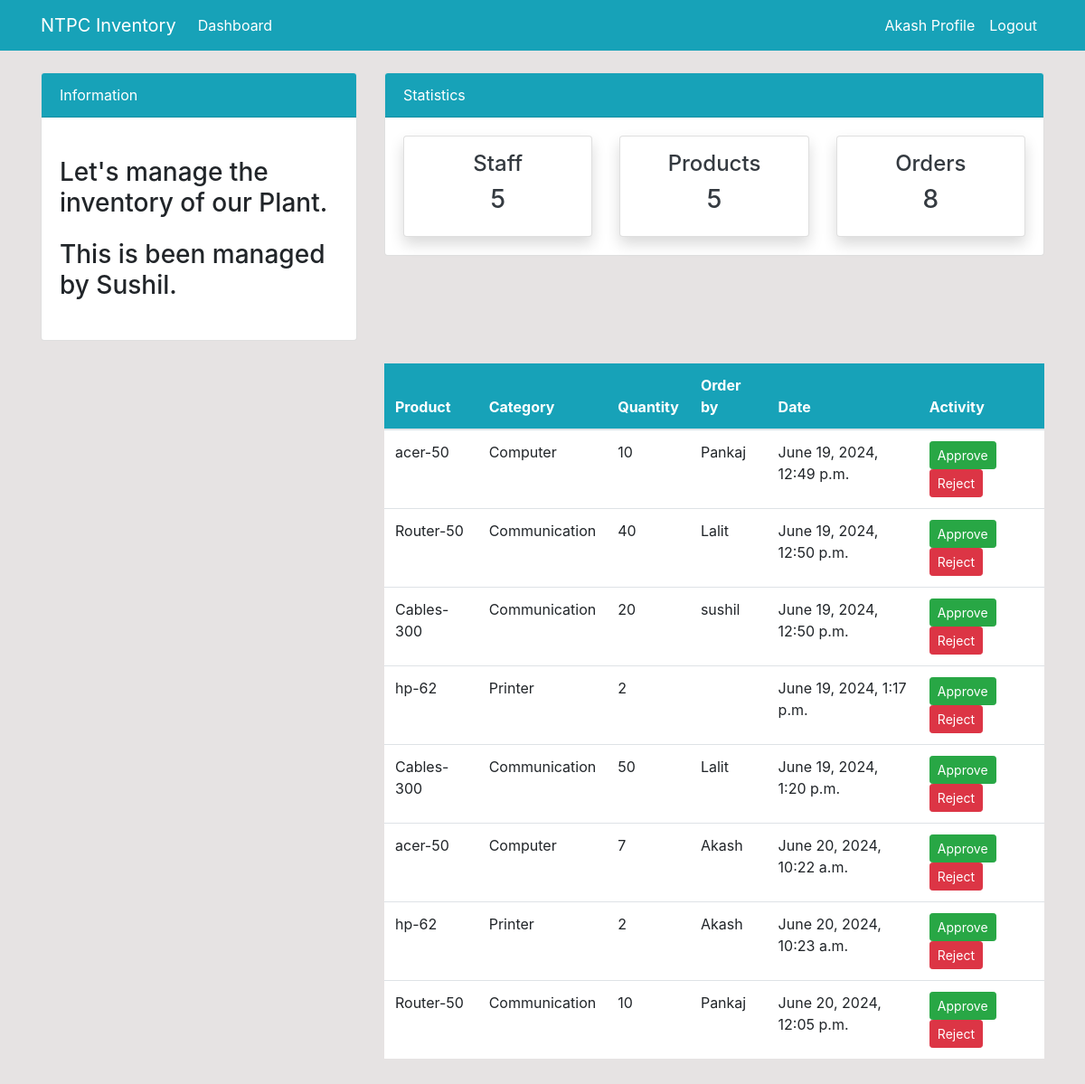
Before: /order/ (signed in) with the older database file.
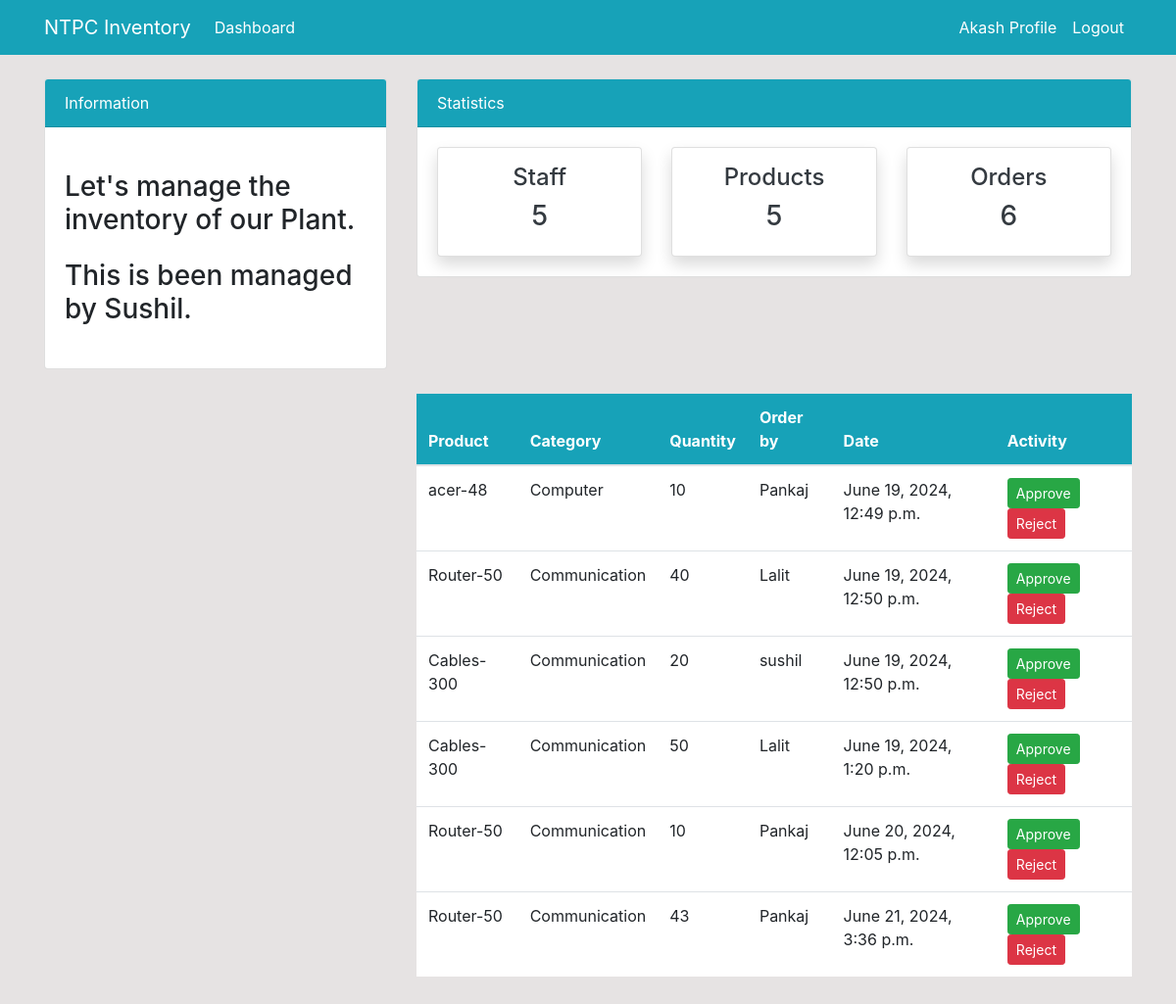
After: the same page with the newer database file.
### dashboard/models.py (models this page shows, shortened)
class Order(models.Model):
    product = models.ForeignKey(Product,on_delete=models.CASCADE, null=True)
    staff = models.ForeignKey(User,models.CASCADE,null=True)
    order_quantity = models.PositiveIntegerField(null=True)
    date = models.DateTimeField(auto_now_add=True)
    class Meta:
        verbose_name_plural = 'Order'

class Product(models.Model):
    name = models.CharField(max_length=100,null=True)
    category = models.CharField(max_length=20, choices=CATEGORY,null=True)
    quantity = models.PositiveIntegerField(null=True)
    class Meta:
        verbose_name_plural = 'Product'
    def __str__(self):
        return f'{self.name}-{self.quantity}'

### dashboard/views.py (the view)
# urls.py: path('order/', views.order, name= 'dashboard-order'),
@login_required
def order(request):
    orders = Order.objects.all()
    orders_count = orders.count()
    workers_count = User.objects.all().count()
    product_count = Product.objects.all().count()
    context = {
        'orders' : orders,
        'workers_count' : workers_count,
        'orders_count' : orders_count,
        'product_count' : product_count,
    }
    return render(request, 'dashboard/order.html',context)

### templates/dashboard/order.html (shortened to what this page needs)
{% extends 'partials/base.html' %}
{% block content%}
{% include 'partials/topnav.html' %}
<div class="container">
    <div class="row my-4">
        <div class="col-md-4">
        </div>
        <div class="col-md-8">
            <table class="table bg-white">
                <thead class="bg-info">
                    <tr class="text-white">
                        <th scope="col">Product</th>
                        <th scope="col">Category</th>
                        <th scope="col">Quantity</th>
                        <th scope="col">Order by</th>
                        <th scope="col">Date</th>
                        <th scope="col">Activity</th>
                    </tr>
                </thead>
                <tbody>
                    {% for orders in orders %}
                    <tr>
                        <td>{{ orders.product }}</td>
                        <td>{{ orders.product.category }}</td>
                        <td>{{ orders.order_quantity }}</td>
                        <td>
                            {{ orders.staff.username }}
                        </td>
                        <td>
                            {{ orders.date }}
                        </td>
                        <td>
                            <a class="btn btn-success btn-sm" href="">Approve</a>
                            <a class="btn btn-danger btn-sm" href="">Reject</a>
                        </td>
                    </tr>
                    {% endfor %}
                </tbody>
            </table>
        </div>
    </div>
</div>
{% endblock %}

### templates/partials/base.html (shortened to what this page needs)
{% load static %}
<!doctype html>
<html lang="en">
  <head>
    <link rel="stylesheet" href="https://cdn.jsdelivr.net/npm/bootstrap@4.6.2/dist/css/bootstrap.min.css">
  </head>
  <body>
    {% include 'partials/nav.html' %}
    {% block content%}
    {% endblock %}
  </body>
</html>

### templates/partials/nav.html (shortened to what this page needs)
 <nav class="navbar navbar-expand-lg navbar-info bg-info">
    <div class="container">
        <a class="navbar-brand text-white" href="{% url 'dashboard-index' %}">NTPC Inventory</a>
        <div class="collapse navbar-collapse" id="navbarSupportedContent">
            <ul class="navbar-nav mr-auto">
                <li class="nav-item active">
                    <a class="nav-link text-white" href="{% url 'dashboard-index' %}">Dashboard </a>
                </li>
            </ul>
            {% if user.is_authenticated %}
            <ul class="navbar-nav ml-auto">
                <li class="nav-item active">
                    <a href="{% url 'user-profile' %}" class="nav-link appointment-btn scrollto text-white">{{user.username}} Profile</a>
                </li>
                <li class="nav-item">
                    <a href="{% url 'user-logout' %}" class="nav-link appointment-btn scrollto text-white">Logout</a>
                </li>
            </ul>
            {% endif %}
        </div>
    </div>
</nav>

### templates/partials/topnav.html (shortened to what this page needs)
<div class="container">
    <div class="row mt-4">
        <div class="col-md-4">
            <div class="card">
                <div class="card-header bg-info text-white">
                    Information
                </div>
                <div class="card-body">
                    <marquee behavior="" direction="">
                        <h3 class="my-4">Let's manage the inventory of our Plant.</h3>
                        <h3 class="my-4">This is been managed by Sushil.</h3>
                    </marquee>
                </div>
            </div>
        </div>
        <div class="col-md-8">
            <div class="card">
                <div class="card-header bg-info text-white">
                    Statistics
                </div>
                <div class="card-body">
                    <div class="row">
                        <div class="col-md-4">
                            <a class="text-decoration-none text-dark" href="{% url 'dashboard-staff' %}">
                                <div class="card my-card shadow text-center p-3">
                                    <h4>Staff </h4>
                                    <h3>{{  workers_count }}</h3>
                                </div>
                            </a>
                        </div>
                        <div class="col-md-4">
                            <a class="text-decoration-none text-dark" href="{% url 'dashboard-product' %}">
                                <div class="card my-card shadow text-center p-3">
                                    <h4>Products </h4>
                                    <h3>{{ product_count }}</h3>
                                </div>
                            </a>
                        </div>
                        <div class="col-md-4">
                            <a class="text-decoration-none text-dark" href="{% url 'dashboard-order' %}">
                                <div class="card my-card shadow text-center p-3">
                                    <h4>Orders </h4>
                                    <h3>{{orders_count}}</h3>
                                </div>
                            </a>
                        </div>
                    </div>
                </div>
            </div>
        </div>
    </div>
</div>

### templates/partials/base.html (style rules this page uses)
body { background: rgb(230, 227, 227); }

Changed rows visible on the page:
removed Order: product "hp-62", product.category "Printer", order_quantity "2", date "June 19, 2024, 1:17 p.m."
removed Order: product "acer-50", product.category "Computer", order_quantity "7", staff.username "Akash", date "June 20, 2024, 10:22 a.m."
removed Order: product "hp-62", product.category "Printer", order_quantity "2", staff.username "Akash", date "June 20, 2024, 10:23 a.m."
changed through a linked row, Order "Computer": product "acer-50" → "acer-48"
added Order: product "Router-50", product.category "Communication", order_quantity "43", staff.username "Pankaj", date "June 21, 2024, 3:36 p.m."
Other visible differences:
{{ orders_count }}: "8" → "6"
